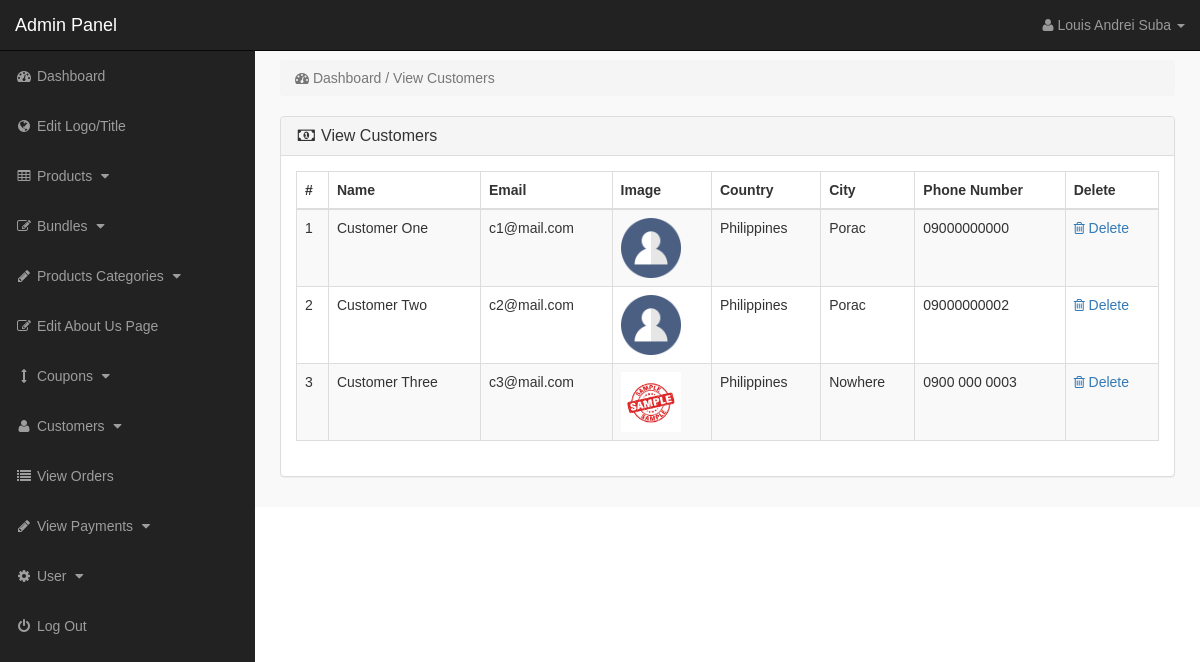
/admin_area/index.php?view_customers (signed in), run on the app's committed database.
### tables this page shows
CREATE TABLE `customers` (
  `customer_id` int(10) NOT NULL,
  `customer_name` varchar(255) NOT NULL,
  `customer_email` varchar(255) NOT NULL,
  `customer_pass` varchar(255) NOT NULL,
  `customer_country` text NOT NULL,
  `customer_city` text NOT NULL,
  `customer_contact` varchar(255) NOT NULL,
  `customer_address` text NOT NULL,
  `customer_image` text NOT NULL,
  `customer_ip` varchar(255) NOT NULL,
  `customer_confirm_code` text NOT NULL
);

### admin_area/view_customers.php (the view, shortened to what this page needs)
<?php
if (!isset($_SESSION['admin_email'])) {
    echo "<script>window.open('login.php','_self')</script>";
} else {
    ?>
<div class="row">
<div class="col-lg-12">
<ol class="breadcrumb">
<li class="active">
<i class="fa fa-dashboard"></i> Dashboard / View Customers
</li>
</ol>
</div>
</div>
<div class="row">
<div class="col-lg-12">
<div class="panel panel-default">
<div class="panel-heading">
<h3 class="panel-title">
<i class="fa fa-money fa-fw"></i> View Customers
</h3>
</div>
<div class="panel-body" >
<div class="table-responsive" >
<table class="table table-bordered table-hover table-striped" >
<thead>
<tr>
<th>#</th>
<th>Name</th>
<th>Email</th>
<th>Image</th>
<th>Country</th>
<th>City</th>
<th>Phone Number</th>
<th>Delete</th>
</tr>
</thead>
<tbody>
<?php
    $i = 0;
    $get_c = "select * from customers";
    $run_c = mysqli_query($con, $get_c);
    while ($row_c = mysqli_fetch_array($run_c)) {
        $c_id = $row_c['customer_id'];
        $c_name = $row_c['customer_name'];
        $c_email = $row_c['customer_email'];
        $c_image = $row_c['customer_image'];
        $c_country = $row_c['customer_country'];
        $c_city = $row_c['customer_city'];
        $c_contact = $row_c['customer_contact'];
        $i++;
        ?>
<tr>
<td><?php echo $i; ?></td>
<td><?php echo $c_name; ?></td>
<td><?php echo $c_email; ?></td>
<td><img src="../customer/customer_images/<?php echo $c_image; ?>" width="60" height="60" ></td>
<td><?php echo $c_country; ?></td>
<td><?php echo $c_city; ?></td>
<td><?php echo $c_contact; ?></td>
<td>
<a href="index.php?customer_delete=<?php echo $c_id; ?>" >
<i class="fa fa-trash-o" ></i> Delete
</a>
</td>
</tr>
<?php }?>
</tbody>
</table>
</div>
</div>
</div>
</div>
</div>
<?php }?>

### admin_area/includes/sidebar.php (shortened to what this page needs)
<?php
if (!isset($_SESSION['admin_email'])) {
    echo "<script>window.open('login.php','_self')</script>";
} else {
    $admin_level = $_SESSION['admin_level'];
    if ($admin_level == 2) {
        $hideme = 'display:none;';
    } else {
        $hideme = '';
    }
    ?>
<nav class="navbar navbar-inverse navbar-fixed-top" >
<div class="navbar-header" >
<a class="navbar-brand" href="index.php?dashboard" >Admin Panel</a>
</div>
<ul class="nav navbar-right top-nav" >
<li class="dropdown" >
<a href="#" class="dropdown-toggle" data-toggle="dropdown" >
<i class="fa fa-user" ></i>
<?php echo $admin_name; ?> <b class="caret" ></b>
</a>
</li>
</ul>
<div class="collapse navbar-collapse navbar-ex1-collapse">
<ul class="nav navbar-nav side-nav">
<li>
<a href="index.php?dashboard">
<i class="fa fa-fw fa-dashboard"></i> Dashboard
</a>
</li>
<li>
<a style="<?php echo $hideme; ?>" href="index.php?edit_logo_title">
<i class="fa fa-fw fa-globe"></i> Edit Logo/Title
</a>
</li>
<li>
<a href="#" data-toggle="collapse" data-target="#products">
<i class="fa fa-fw fa-table"></i> Products
<i class="fa fa-fw fa-caret-down"></i>
</a>
</li>
<li>
<a href="#" data-toggle="collapse" data-target="#bundles">
<i class="fa fa-fw fa-edit"></i> Bundles
<i class="fa fa-fw fa-caret-down"></i>
</a>
</li>
<li>
<a href="#" data-toggle="collapse" data-target="#p_cat">
<i class="fa fa-fw fa-pencil"></i> Products Categories
<i class="fa fa-fw fa-caret-down"></i>
</a>
</li>
<li style="<?php echo $hideme; ?>">
<a href="index.php?edit_about_us">
<i class="fa fa-fw fa-edit"></i> Edit About Us Page
</a>
</li>
<li style="<?php echo $hideme; ?>">
<a href="#" data-toggle="collapse" data-target="#coupons">
<i class="fa fa-fw fa-arrows-v"></i> Coupons
<i class="fa fa-fw fa-caret-down"></i>
</a>
</li>
<li style="<?php echo $hideme; ?>">
<a href="#" data-toggle="collapse" data-target="#customer">
<i class="fa fa-fw fa-user"></i> Customers
<i class="fa fa-fw fa-caret-down"></i>
</a>
</li>
<li>
<a href="index.php?view_orders">
<i class="fa fa-fw fa-list"></i> View Orders
</a>
</li>
<li>
<a href="#" data-toggle="collapse" data-target="#pay">
<i class="fa fa-fw fa-pencil"></i> View Payments
<i class="fa fa-fw fa-caret-down"></i>
</a>
</li>
<li>
<a href="#" data-toggle="collapse" data-target="#users">
<i class="fa fa-fw fa-gear"></i> User
<i class="fa fa-fw fa-caret-down"></i>
</a>
</li>
<li>
<a href="logout.php">
<i class="fa fa-fw fa-power-off"></i> Log Out
</a>
</li>
</ul>
</div>
</nav>
<?php }?>

### admin_area/css/style.css (style rules this page uses)
* { font-family: "Montserrat", sans-serif }
body { margin-top: 100px; font-family: "Montserrat"; }
@media (min-width: 768px) { body { margin-top: 50px; } }
.top-nav { padding: 0 15px; }
.top-nav>li { display: inline-block; float: left; }
.top-nav>li>a { padding-top: 15px; padding-bottom: 15px; line-height: 20px; color: #999; }
@media (min-width: 768px) { .side-nav { position: fixed; top: 51px; width: 255px; border-radius: 0; overflow-y: auto; background-color: #222; bottom: 0; overflow-x: hidden; padding-bottom: 40px; } }
@media (min-width: 768px) { .side-nav>li>a { width: 255px; } }
.panel-body { border-radius: 5px; }

### data on the page
customers: customer_name "Customer One", customer_email "c1@mail.com", customer_image (picture), customer_country "Philippines", customer_city "Porac", customer_contact "09000000000"
customers: customer_name "Customer Two", customer_email "c2@mail.com", customer_image (picture), customer_country "Philippines", customer_city "Porac", customer_contact "09000000002"
customers: customer_name "Customer Three", customer_email "c3@mail.com", customer_image (picture), customer_country "Philippines", customer_city "Nowhere", customer_contact "0900 000 0003"

### other printed values
$admin_name "Louis Andrei Suba"
